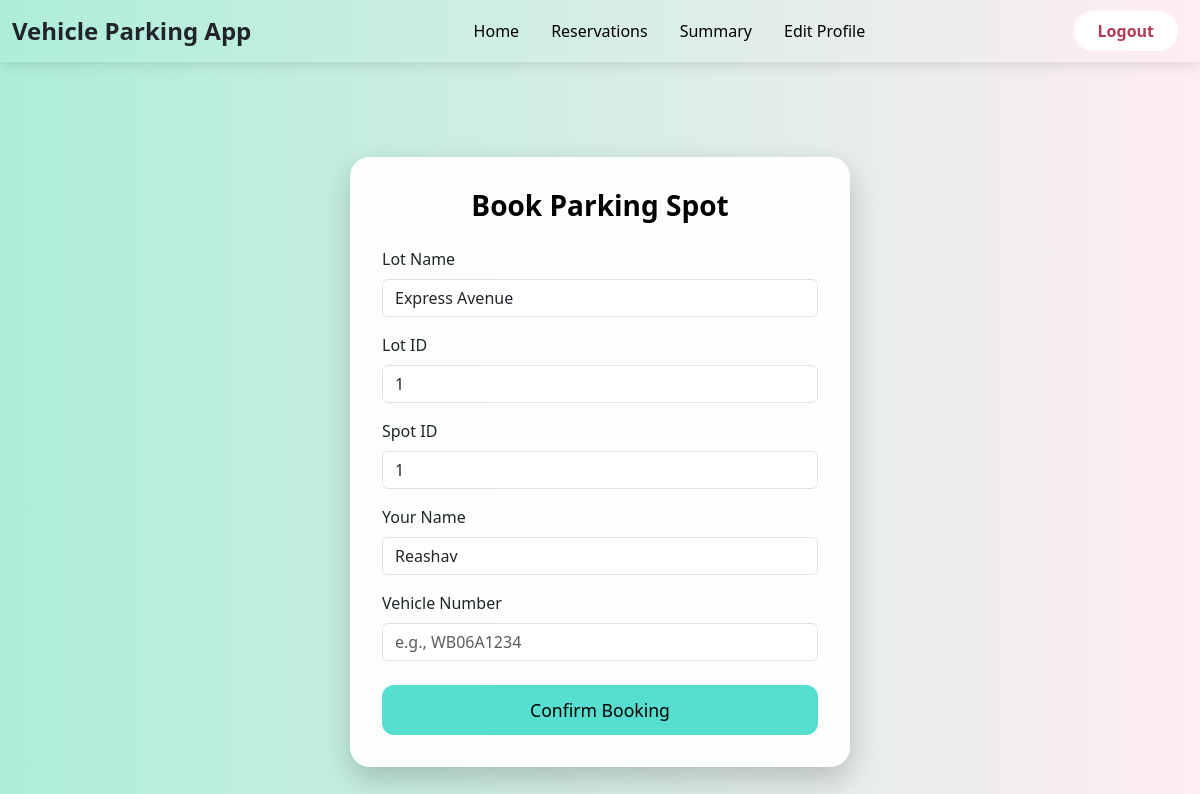
Before: /user_dashboard/book/1 (signed in) with the older database file.
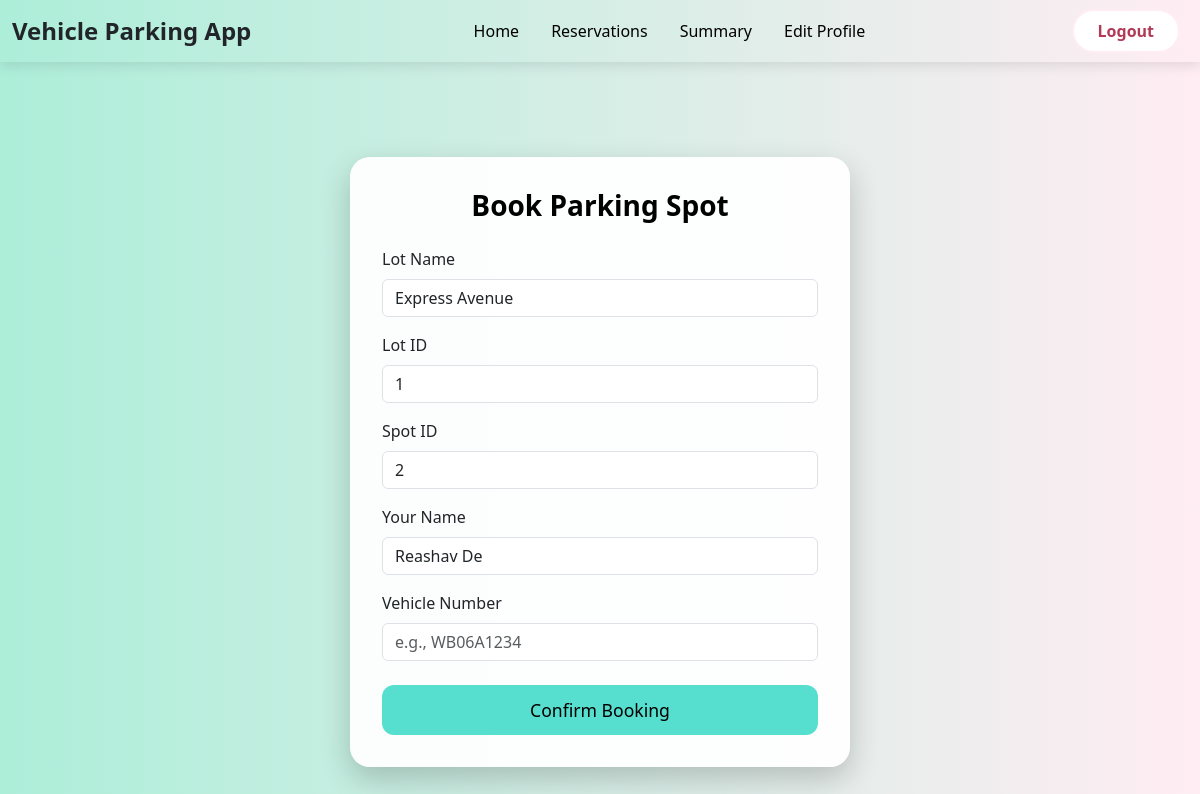
After: the same page with the newer database file.
### models.py (models this page shows)
class Parking_Spot(db.Model):
    __tablename__ = 'parking_spot'
    id = db.Column(db.Integer, primary_key=True)
    lot_id = db.Column(db.Integer, db.ForeignKey('parking_lot.id'), nullable=False)
    status = db.Column(db.String(1), default='A', nullable=False)
    reservations = db.relationship('Reservation', backref='parking_spot', lazy=True)

class User(db.Model):
    __tablename__ = 'user'
    id = db.Column(db.Integer, primary_key=True)
    username = db.Column(db.String(32), unique=True, nullable=False)
    passhash = db.Column(db.String(256), nullable=False)
    name = db.Column(db.String(64), nullable=False)
    is_admin = db.Column(db.Boolean, default=False, nullable=False)
    reservations = db.relationship('Reservation', backref='user', lazy=True)

### routes.py (the view, shortened to what this page needs)
@app.route('/user_dashboard/book/<int:lot_id>', methods=['GET', 'POST'])
@auth_required
def book_parking_spot(lot_id):
    lot = Parking_Lot.query.get_or_404(lot_id)
    user = User.query.get(session['user_id'])
    spot = Parking_Spot.query.filter_by(lot_id=lot_id, status='A').first()
    return render_template('book_parking_spot.html', lot=lot, user=user, spot=spot)

### routes.py (called while the page is built)
def auth_required(func):
    @wraps(func)
    def inner(*args, **kwargs):
        if 'user_id' in session:
            return func(*args, **kwargs)
        else:
            flash('You need to log in first', 'danger')
            return redirect(url_for('user_login'))
    return inner

### templates/book_parking_spot.html (shortened to what this page needs)
{% extends 'layout.html' %}
{% block navbar %}
    {% include 'user_navbar.html' %}
{% endblock navbar %}
{% block content %}
<div class="container d-flex justify-content-center align-items-center book-container">
    <div class="book-card text-center">
        <h2 class="form-title mb-4">Book Parking Spot</h2>
        <form method="POST" action="">
            <div class="mb-3 text-start">
                <label class="form-label">Lot Name</label>
                <input type="text" class="form-control" name="lot_name" value="{{ lot.prime_location_name }}" readonly>
            </div>
            <div class="mb-3 text-start">
                <label class="form-label">Lot ID</label>
                <input type="text" class="form-control" name="lot_id" value="{{ lot.id }}" readonly>
            </div>
            <div class="mb-3 text-start">
                <label for="spot_id" class="form-label">Spot ID</label>
                <input type="number" class="form-control" id="spot_id" name="spot_id"
                       value="{{ spot.id if spot else 'N/A' }}" readonly>
            </div>
            <div class="mb-3 text-start">
                <label class="form-label">Your Name</label>
                <input type="text" class="form-control" name="user_name" value="{{ user.name }}" readonly>
            </div>
            <div class="mb-4 text-start">
                <label for="vehicle_number" class="form-label">Vehicle Number</label>
                <input type="text" class="form-control" id="vehicle_number" name="vehicle_number" placeholder="e.g., WB06A1234" required>
            </div>
            <div class="d-grid">
                <button type="submit" class="btn btn-save">Confirm Booking</button>
            </div>
        </form>
    </div>
</div>
{% endblock content %}

Changed rows visible on the page:
no longer on this page (row edited): Parking_Spot: spot_id "1"
now on this page (row unchanged): Parking_Spot: spot_id "2"
changed User: user_name "Reashav" → "Reashav De"
